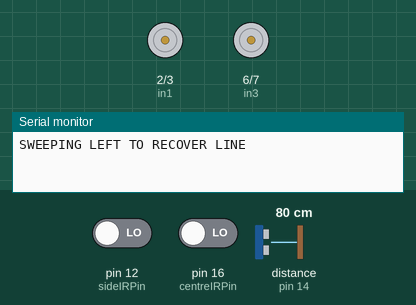
Bench run of a sketch on a simulated Arduino Uno, built with avr-gcc and run on an emulated ATmega328P. Parts: motor-driver pin pairs drawn as motors (green arrow = first pin HIGH = forward, orange = second pin HIGH = backward, longer = more drive, scaled by the enable pin), the last lines printed to the serial monitor. Wiring (inferred from the names in the program): ultrasonic range finder: trigger pin 15; echo pin 14. The inputs (shaded band) are chosen by the test bench; at power-on: pin 16 (centreIRPin) LOW, pin 12 (sideIRPin) LOW, distance to the obstacle (sensor on pin 14) 80 cm. The echo pulse lasts 58.3 µs per cm.

Above: at 1.2 s.
1.3 s: pin 16 (centreIRPin) driven HIGH
At 1.9 s:
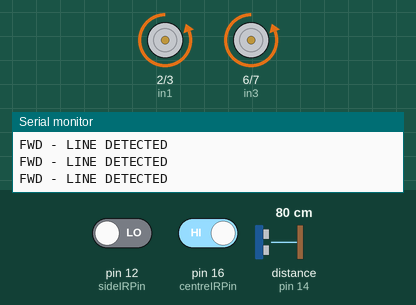
4.3 s: pin 16 (centreIRPin) driven LOW
Timing chart, 0 to 13.3 s (numbered marks = the images above; inputs shaded):
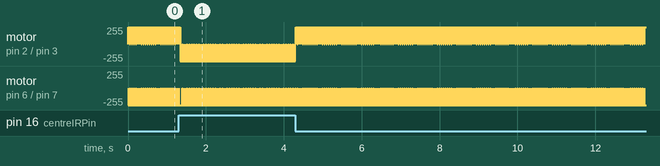

The sketch:

discreteMotorAndIR.ino
```cpp
#include <Arduino.h>

// VERSION STATUS
// centreIR and distance thingy working
// Smoother forward movement, separate lower PWM for incremental sweep turns

// wheel diameter: 3.3
// define pins
const int centreIRPin = 16;
const int sideIRPin = 12;
const int trigPin = 15;
const int echoPin = 14;

// Motor Driver Pins
// Left Motor (Motor A)
const int enA = 4;  // Speed control (Needs PWM ~ pin)
const int in1 = 2;  // Direction Pin 1
const int in2 = 3;  // Direction Pin 2

// Right Motor (Motor B)
const int enB = 8; // Speed control (Needs PWM ~ pin)
const int in3 = 6;  // Direction Pin 1
const int in4 = 7;  // Direction Pin 2

// --- Memory Flag for Line Following ---
bool sawLineOnRight = false; // Remembers if the line was last seen on the right

float duration, distance;

// --- Movement Settings ---
const int forwardSpeed = 225; // Higher PWM for moving straight
const int turnSpeed = 190;    // Slightly lower PWM for sweeping left/right

// Forward movement settings (fast, low stall)
const int forwardStepTime = 50;
const int forwardPauseTime = 5;

// Turn sweep settings (incremental sweeping)
const int turnStepTime = 40;  // How long motors run during a sweep increment
const int turnPauseTime = 10; // Lowered stall: fluid but controlled increments
const int turnOvershoot = 30; // Milliseconds to keep turning AFTER finding the line (to center it comfortably)


void setup() {
  Serial.begin(115200);
  pinMode(centreIRPin, INPUT);
  pinMode(sideIRPin, INPUT);

  // Ultrasonic
  pinMode(trigPin, OUTPUT);
  pinMode(echoPin, INPUT);

  // Set all motor control pins to outputs
  pinMode(enA, OUTPUT);
  pinMode(in1, OUTPUT);
  pinMode(in2, OUTPUT);

  pinMode(enB, OUTPUT);
  pinMode(in3, OUTPUT);
  pinMode(in4, OUTPUT);

  digitalWrite(in1, LOW);
  digitalWrite(in2, LOW);
  digitalWrite(in3, LOW);
  digitalWrite(in4, LOW);
}

void loop() {
  // 1. READ SENSORS
  digitalWrite(trigPin, LOW);
  delayMicroseconds(2);
  digitalWrite(trigPin, HIGH);
  delayMicroseconds(10);
  digitalWrite(trigPin, LOW);

  duration = pulseIn(echoPin, HIGH);
  distance = (duration*.0343)/2;

  int centerState = digitalRead(centreIRPin);
  int rightState = digitalRead(sideIRPin);

  // 2. DETERMINE NEXT MOVEMENT

  if (centerState == HIGH) {
    // === PATH DIRECTLY FORWARD EXISTS ===

    if (rightState == HIGH) {
      sawLineOnRight = true; // Remember fake/real side paths just in case
    } else {
      sawLineOnRight = false; // Passed the junction, forget it!
    }

    // Drive forward
    digitalWrite(in1, LOW);
    digitalWrite(in2, HIGH);
    digitalWrite(in3, LOW);
    digitalWrite(in4, HIGH);

    analogWrite(enA, forwardSpeed);
    analogWrite(enB, forwardSpeed);
    Serial.println("FWD - LINE DETECTED");

    // Execute smooth forward step
    delay(forwardStepTime);
    analogWrite(enA, 0);
    analogWrite(enB, 0);
    delay(forwardPauseTime);

  } else {
    // === NO PATH DIRECTLY FORWARD (LOST THE LINE) ===

    if (sawLineOnRight || rightState == HIGH) {
      // TURN RIGHT IN INCREMENTS UNTIL LINE IS FOUND
      Serial.println("SWEEPING RIGHT TO RECOVER LINE");
      digitalWrite(in1, LOW);
      digitalWrite(in2, HIGH);
      digitalWrite(in3, HIGH);
      digitalWrite(in4, LOW);

      // Trap the robot in this loop until the sensor sees black again
      while (digitalRead(centreIRPin) == LOW) {
        analogWrite(enA, turnSpeed);
        analogWrite(enB, turnSpeed);
        delay(turnStepTime); // Turn briefly

        analogWrite(enA, 0);
        analogWrite(enB, 0);
        delay(turnPauseTime); // Pause cleanly
      }

      // Comfortably center it
      analogWrite(enA, turnSpeed);
      analogWrite(enB, turnSpeed);
      delay(turnOvershoot);

      // Stop and reset the memory flag
      analogWrite(enA, 0);
      analogWrite(enB, 0);
      sawLineOnRight = false;

    } else {
      // TURN LEFT IN INCREMENTS UNTIL LINE IS FOUND
      Serial.println("SWEEPING LEFT TO RECOVER LINE");
      digitalWrite(in1, HIGH);
      digitalWrite(in2, LOW);
      digitalWrite(in3, LOW);
      digitalWrite(in4, HIGH);

      // Trap the robot in this loop until the sensor sees black again
      while (digitalRead(centreIRPin) == LOW) {
        analogWrite(enA, turnSpeed);
        analogWrite(enB, turnSpeed);
        delay(turnStepTime); // Turn briefly

        analogWrite(enA, 0);
        analogWrite(enB, 0);
        delay(turnPauseTime); // Pause cleanly
      }

      // Comfortably center it
      analogWrite(enA, turnSpeed);
      analogWrite(enB, turnSpeed);
      delay(turnOvershoot);

      // Stop
      analogWrite(enA, 0);
      analogWrite(enB, 0);
    }
  }
}
```

Measured:
- by itself, motor on pin 2 (in1) / pin 3 (in2): alternates forward 255/255 for 0.04 s and stopped for 0.01 s
- by itself, motor on pin 6 (in3) / pin 7 (in4): alternates backward 255/255 for 0.04 s and stopped for 0.01 s
